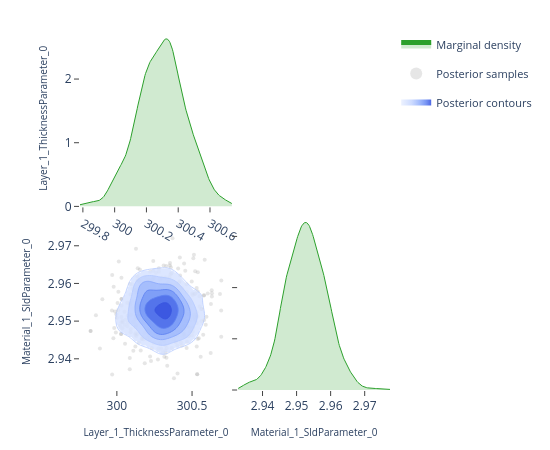

Notebook cell for this chart:
### Code cell
# ---- Pairwise focus: thickness vs SLD ---------------------------------------
# A 2-parameter corner plot zooms in on the joint posterior for a specific
# pair.  This is the same view the EasyReflectometryApp's "2D Heatmap"
# sub-tab uses to inspect parameter degeneracies.


params_of_interest = ['Layer_1_ThicknessParameter_0', 'Material_1_SldParameter_0']
idx = [posterior.param_names.index(p) for p in params_of_interest]
subset_draws = np.asarray(posterior.draws)[:, idx]

fig = plot_corner(subset_draws, params_of_interest)
fig.show()

### Figure 1 — Plotly figure (JSON) as saved in the notebook; plotly's stock layout.template omitted (floating-point values rounded to 4 significant figures; data arrays with more than 128 entries replaced by an {"elided": "..."} marker saying what was removed)
{"data": [{"fill": "tozeroy", "fillcolor": "rgba(44, 160, 44, 0.22)", "hoverinfo": "skip", "legendgroup": "marginal", "line": {"color": "rgb(44, 160, 44)", "width": 1}, "mode": "lines", "name": "Marginal density", "showlegend": true, "type": "scatter", "x": {"elided": "256 float values"}, "xaxis": "x", "y": {"elided": "256 float values"}, "yaxis": "y"}, {"hoverinfo": "skip", "legendgroup": "scatter", "marker": {"color": "rgba(140, 140, 140, 0.22)", "size": 4}, "mode": "markers", "name": "Posterior samples", "showlegend": true, "type": "scatter", "x": {"elided": "520 float values"}, "xaxis": "x3", "y": {"elided": "520 float values"}, "yaxis": "y3", "zorder": 0}, {"colorscale": [[0.0, "rgba(224, 233, 255, 0.62)"], [0.35, "rgba(183, 203, 255, 0.70)"], [0.6, "rgba(138, 169, 252, 0.78)"], [0.82, "rgba(96, 131, 242, 0.84)"], [1.0, "rgba(58, 86, 224, 0.90)"]], "connectgaps": false, "contours": {"coloring": "fill", "end": 152.4, "showlabels": false, "showlines": false, "size": 24.07, "start": 32.09}, "hoverinfo": "skip", "legendgroup": "contour", "name": "Posterior contours", "showlegend": true, "showscale": false, "type": "contour", "x": [299.8, 299.8, 299.8, 299.8, 299.8, 299.8, 299.9, 299.9, 299.9, 299.9, 299.9, 299.9, 299.9, 299.9, 300.0, 300.0, 300.0, 300.0, 300.0, 300.0, 300.0, 300.0, 300.0, 300.1, 300.1, 300.1, 300.1, 300.1, 300.1, 300.1, 300.1, 300.2, 300.2, 300.2, 300.2, 300.2, 300.2, 300.2, 300.2, 300.3, 300.3, 300.3, 300.3, 300.3, 300.3, 300.3, 300.3, 300.4, 300.4, 300.4, 300.4, 300.4, 300.4, 300.4, 300.4, 300.4, 300.5, 300.5, 300.5, 300.5, 300.5, 300.5, 300.5, 300.5, 300.6, 300.6, 300.6, 300.6, 300.6, 300.6, 300.6, 300.6, 300.7, 300.7, 300.7, 300.7, 300.7, 300.7, 300.7, 300.7], "xaxis": "x3", "y": [2.933, 2.933, 2.934, 2.935, 2.935, 2.936, 2.936, 2.937, 2.937, 2.938, 2.938, 2.939, 2.94, 2.94, 2.941, 2.941, 2.942, 2.942, 2.943, 2.944, 2.944, 2.945, 2.945, 2.946, 2.946, 2.947, 2.948, 2.948, 2.949, 2.949, 2.95, 2.95, 2.951, 2.951, 2.952, 2.953, 2.953, 2.954, 2.954, 2.955, 2.955, 2.956, 2.957, 2.957, 2.958, 2.958, 2.959, 2.959, 2.96, 2.96, 2.961, 2.962, 2.962, 2.963, 2.963, 2.964, 2.964, 2.965, 2.966, 2.966, 2.967, 2.967, 2.968, 2.968, 2.969, 2.97, 2.97, 2.971, 2.971, 2.972, 2.972, 2.973, 2.973, 2.974, 2.975, 2.975, 2.976, 2.976, 2.977, 2.977], "yaxis": "y3", "z": {"elided": "80x80 float values"}, "zmax": 152.4, "zmin": 32.09, "zorder": 1}, {"colorscale": [[0.0, "rgba(183, 203, 255, 0.94)"], [0.35, "rgba(183, 203, 255, 0.94)"], [0.35, "rgba(138, 169, 252, 0.95)"], [0.6, "rgba(138, 169, 252, 0.95)"], [0.6, "rgba(96, 131, 242, 0.96)"], [0.82, "rgba(96, 131, 242, 0.96)"], [0.82, "rgba(58, 86, 224, 0.98)"], [1.0, "rgba(58, 86, 224, 0.98)"]], "contours": {"coloring": "lines", "end": 152.4, "showlabels": false, "size": 24.07, "start": 32.09}, "hoverinfo": "skip", "legendgroup": "contour", "line": {"width": 0.9}, "showlegend": false, "showscale": false, "type": "contour", "x": [299.8, 299.8, 299.8, 299.8, 299.8, 299.8, 299.9, 299.9, 299.9, 299.9, 299.9, 299.9, 299.9, 299.9, 300.0, 300.0, 300.0, 300.0, 300.0, 300.0, 300.0, 300.0, 300.0, 300.1, 300.1, 300.1, 300.1, 300.1, 300.1, 300.1, 300.1, 300.2, 300.2, 300.2, 300.2, 300.2, 300.2, 300.2, 300.2, 300.3, 300.3, 300.3, 300.3, 300.3, 300.3, 300.3, 300.3, 300.4, 300.4, 300.4, 300.4, 300.4, 300.4, 300.4, 300.4, 300.4, 300.5, 300.5, 300.5, 300.5, 300.5, 300.5, 300.5, 300.5, 300.6, 300.6, 300.6, 300.6, 300.6, 300.6, 300.6, 300.6, 300.7, 300.7, 300.7, 300.7, 300.7, 300.7, 300.7, 300.7], "xaxis": "x3", "y": [2.933, 2.933, 2.934, 2.935, 2.935, 2.936, 2.936, 2.937, 2.937, 2.938, 2.938, 2.939, 2.94, 2.94, 2.941, 2.941, 2.942, 2.942, 2.943, 2.944, 2.944, 2.945, 2.945, 2.946, 2.946, 2.947, 2.948, 2.948, 2.949, 2.949, 2.95, 2.95, 2.951, 2.951, 2.952, 2.953, 2.953, 2.954, 2.954, 2.955, 2.955, 2.956, 2.957, 2.957, 2.958, 2.958, 2.959, 2.959, 2.96, 2.96, 2.961, 2.962, 2.962, 2.963, 2.963, 2.964, 2.964, 2.965, 2.966, 2.966, 2.967, 2.967, 2.968, 2.968, 2.969, 2.97, 2.97, 2.971, 2.971, 2.972, 2.972, 2.973, 2.973, 2.974, 2.975, 2.975, 2.976, 2.976, 2.977, 2.977], "yaxis": "y3", "z": {"elided": "80x80 float values"}, "zmax": 152.4, "zmin": 32.09, "zorder": 2}, {"fill": "tozeroy", "fillcolor": "rgba(44, 160, 44, 0.22)", "hoverinfo": "skip", "legendgroup": "marginal", "line": {"color": "rgb(44, 160, 44)", "width": 1}, "mode": "lines", "name": "Marginal density", "showlegend": false, "type": "scatter", "x": {"elided": "256 float values"}, "xaxis": "x4", "y": {"elided": "256 float values"}, "yaxis": "y4"}], "layout": {"height": 450, "legend": {"font": {"size": 11}, "itemsizing": "constant", "orientation": "v", "x": 1.02, "xanchor": "left", "y": 1.0, "yanchor": "top"}, "margin": {"b": 60, "l": 80, "r": 160, "t": 30}, "plot_bgcolor": "white", "showlegend": true, "width": 550, "xaxis": {"anchor": "y", "domain": [0.0, 0.49], "showgrid": false, "ticks": "outside", "zeroline": false}, "xaxis2": {"anchor": "y2", "domain": [0.51, 1.0], "showgrid": false, "ticks": "outside", "visible": false, "zeroline": false}, "xaxis3": {"anchor": "y3", "domain": [0.0, 0.49], "showgrid": false, "ticks": "outside", "title": {"font": {"size": 10}, "text": "Layer_1_ThicknessParameter_0"}, "zeroline": false}, "xaxis4": {"anchor": "y4", "domain": [0.51, 1.0], "showgrid": false, "ticks": "outside", "title": {"font": {"size": 10}, "text": "Material_1_SldParameter_0"}, "zeroline": false}, "yaxis": {"anchor": "x", "domain": [0.51, 1.0], "showgrid": false, "ticks": "outside", "title": {"font": {"size": 10}, "text": "Layer_1_ThicknessParameter_0"}, "zeroline": false}, "yaxis2": {"anchor": "x2", "domain": [0.51, 1.0], "showgrid": false, "ticks": "outside", "visible": false, "zeroline": false}, "yaxis3": {"anchor": "x3", "domain": [0.0, 0.49], "showgrid": false, "ticks": "outside", "title": {"font": {"size": 10}, "text": "Material_1_SldParameter_0"}, "zeroline": false}, "yaxis4": {"anchor": "x4", "domain": [0.0, 0.49], "showgrid": false, "showticklabels": false, "ticks": "outside", "zeroline": false}}}
